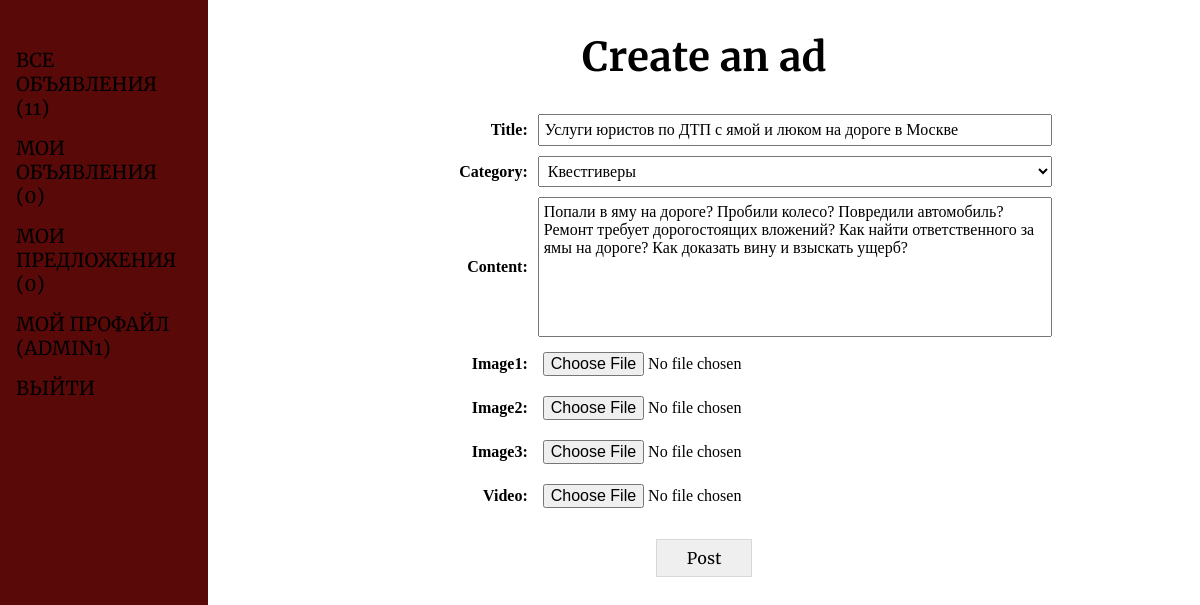
The app's page /update/84/ (signed in) with its own data.
### ads/models.py (models this page shows, shortened)
class Ad(models.Model):
    author = models.ForeignKey('auth.User', on_delete=models.CASCADE)
    category = models.CharField(
        max_length=2,
        choices=[
            ('TA', 'Танки'),
            ('HE', 'Хилы'),
            ('DD', 'ДД'),
            ('TR', 'Торговцы'),
            ('GM', 'Гилдмастеры'),
            ('QG', 'Квестгиверы'),
            ('BM', 'Кузнецы'),
            ('LM', 'Кожевники'),
            ('PM', 'Зельевары'),
            ('SM', 'Мастера заклинаний')
        ],
        default='TA'
    )
    posted = models.DateTimeField(auto_now_add=True)
    title = models.CharField(max_length=255)
    content = models.TextField()
    image1 = models.ImageField(upload_to='images/', null=True, blank=True)
    image2 = models.ImageField(upload_to='images/', null=True, blank=True)
    image3 = models.ImageField(upload_to='images/', null=True, blank=True)
    video = models.FileField(upload_to='videos/', null=True, blank=True,
                             validators=[validate_video_format])

### ads/views.py (the view)
# urls.py: path('update/<int:pk>/', AdEditView.as_view(), name='ad_edit'),
class AdEditView(LoginRequiredMixin, UpdateView):
    template_name = 'ads/ad_create.html'
    form_class = AdForm
    success_url = reverse_lazy('ads_list')
    def get_object(self, **kwargs):
        id = self.kwargs.get('pk')
        return Ad.objects.get(pk=id)
    def dispatch(self, request, *args, **kwargs):
        user = request.user
        ad = self.get_object()
        if not (ad.author == user or user.is_superuser):
            raise PermissionDenied
        return super().dispatch(request, *args, **kwargs)

### ads/forms.py
class AdForm(ModelForm):
    class Meta:
        model = Ad
        fields = ['author', 'title', 'category', 'content',
                  'image1', 'image2', 'image3', 'video']
        widgets = {
            'author': HiddenInput()
        }

### billboard/context_processors.py (called while the page is built)
def counters(request):
    if request.user.is_authenticated:
        return {
            'all_ads': Ad.objects.all(),
            'user_ads': Ad.objects.filter(author=request.user),
            'user_offers': Offer.objects.filter(ad__author=request.user),
        }
    else:
        return {
            'all_ads': Ad.objects.none(),
            'user_ads': Ad.objects.none(),
            'user_offers': Offer.objects.none(),
        }

### templates/ads/ad_create.html (shortened to what this page needs)
{% extends 'default.html' %}
{% block content %}
  <h1>Create an ad</h1>
  <form class="ad_create__form" method="post" enctype="multipart/form-data">
    {% for field in form.visible_fields %}
      {{ field.label_tag }}
      {% if field.label == 'Image1' or field.label == 'Image2' or field.label == 'Image3' or field.label == 'Video' %}
        <div class="media_column">{{ field }}</div>
      {% else %}
        {{ field }}
      {% endif %}
    {% endfor %}
    <input type="submit" value="Post">
  </form>
{% endblock content %}

### templates/default.html (shortened to what this page needs)
{% load static %}
<!DOCTYPE html>
<html lang="en">
<head>
  <link rel="stylesheet" href="{% static 'css/generic.css' %}">
  <link rel="stylesheet" href="{% static 'css/billboard.css' %}">
</head>
<body>
  <aside>
    <ul>
      <li><a href="/">Все объявления ({{ all_ads | length }})</a></li>
      <li><a href="{% url 'my_ads' %}">Мои объявления ({{ user_ads | length }})</a></li>
      <li><a href="{% url 'offers' %}">Мои предложения ({{ user_offers | length }})</a></li>
      <li><a href="{% url 'user_detail' %}">Мой профайл ({{ request.user.username }})</a></li>
      <li><a href="{% url 'account_logout' %}">Выйти</a></li>
    </ul>
  </aside>
  <main>
    {% block content %}
    {% endblock content %}
  </main>
</body>
</html>

### static/css/generic.css (style rules this page uses)
html { font-family: Georgia, 'Times New Roman', Times, serif; font-size: 100%; }
body { margin: 0; padding: 0; display: grid; grid-template-columns: 1fr 5fr; height: 100vh; }
aside { background-color: rgb(90, 9, 9); }
main { padding: 2rem; text-align: center; }
h1 { margin: 0px auto; font-family: 'Merriweather', Helvetica, Arial, sans-serif; font-size: 2.5rem; font-weight: 700; text-align: center; }
a { color: rgb(0,0,0); text-decoration: none; }
input, select, textarea { padding: 5px; font-family: inherit; font-size: 1rem; }
textarea { max-height: 8rem; resize: none; }
button, input[type=submit] { padding: 0.5rem; min-width: 6rem; max-width: max-content; font-family: 'Merriweather', Helvetica, Arial, sans-serif; font-size: 1rem; border: 1px solid rgb(0,0,0,0.1); transition-duration: 0.5s; }
form { margin: 2rem auto; width: 75%; display: grid; grid-template-columns: 1fr 3fr; gap: 10px; text-align: right; align-items: center; }
form > label { font-weight: 700; }
form .media_column { display: flex; flex-wrap: wrap; align-items: center; gap: 1rem; }
form input[type="submit"] { grid-column: span 2; margin: 1rem auto; }
aside { position: relative; padding-right: 1rem; }
aside > ul { font-family: 'Merriweather', Helvetica, Arial, sans-serif; font-size: 1.2rem; text-transform: uppercase; position: sticky; top: 3rem; list-style-type: none; padding: 0 1rem; }
aside > ul > li { margin: 1rem 0; }

### records on screen
Ad: visible_fields "Услуги юристов по ДТП с ямой и люком на дороге в Москве" "Квестгиверы" "Попали в яму на дороге? Пробили колесо? Повредили автомобиль? Ремонт требует дорогостоящих вложений? Как найти ответственного за ямы на дороге? Как доказать вину и взыскать ущерб?"

### other values on screen
{{ all_ads | length }} "11"
{{ user_ads | length }} "0"
{{ user_offers | length }} "0"
{{ request.user.username }} "ADMIN1"
{{ field.label_tag }} "Title:" "Category:" "Content:" "Image1:" "Image2:" "Image3:" "Video:"
